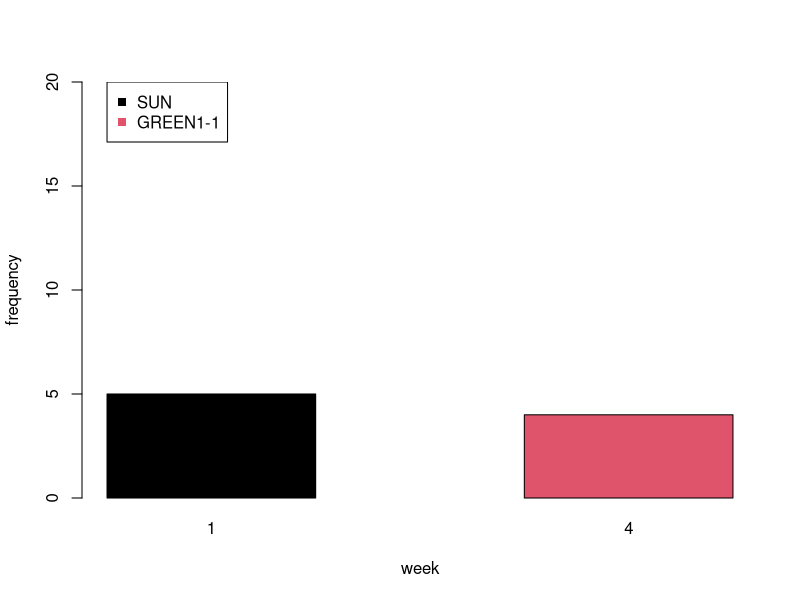

Reproduce this figure in R. (Note: this script raises an error after producing the figure.)
library(ggplot2)
library(lme4)
setwd("~/Documents/MPI/KangSukColours/ColourExperiment/analysis/")

d = read.csv("../data/processedData/variants_processed.csv", stringsAsFactors = F)


d$trial_value = as.character(d$trial_value)  # legacy compatibility
colourNumbers = c("1","5",'6',"7","14",'18','24')
colourNames = c("red",'brown','white','black','green','yellow','pink')
names(colourNames) = colourNumbers
colourNamesDark = c("red", 'orange','gray', 'black', 'dark green','gold', 'pink')


d = d[d$trial_value %in% colourNumbers,]

d$trialColourName = colourNames[as.character(d$trial_value)]
d$trialColourName = factor(d$trialColourName, levels = colourNames)




###########
sun = table(d[d$sign_value=="SUN",]$week)
yellow = table(d[d$sign_value=="GREEN1-1",]$week)

barplot(rbind(sun,yellow), beside=T, xlab='week', ylab='frequency', ylim=c(0,20),col=1:2)
legend(1,20,legend=c("SUN","GREEN1-1"), col=1:2, pch=15)

# pdf("../results/descriptive/graphs/IconicityByWeek.pdf")
# barplot(table(d$iconic,d$week), col=1:2, xlab='Week')
# legend(1.5,150,legend=c("Iconic","Not iconic"), col=2:1, pch=15)
# dev.off()

# w1 = table(d[d$week==1,]$iconic, d[d$week==1,]$trialColourName)
# w4 = table(d[d$week==4,]$iconic, d[d$week==4,]$trialColourName)
# 
# 
# pdf("../results/descriptive/graphs/IconicityByWeekByColour.pdf")
# barplot(cbind(w1,c(NA,NA),w4), col=1:2, las=2)
# abline(v=7.9)
# axis(1,line=2.5,at=c(4,12), labels=c("Week 1","Week 3"), tick=F, lwd=0)
# legend(1.5,150,legend=c("Iconic","Not iconic"), col=2:1, pch=15)
# dev.off()


library(gplots)
pdf("../results/descriptive/graphs/LengthByWeek_YELLOW.pdf")
plotmeans(d[d$sign_value=="YELLOW",]$sign_length~d[d$sign_value=="YELLOW",]$week, xlab='Week', ylab="Length (ms)", main='Length of the sign YELLOW')
dev.off()

pdf("../results/descriptive/graphs/LengthByWeek.pdf")
plotmeans(d$sign_length~d$week, xlab='', ylab="Length (ms)", main='Length of signs', legends = c("Week 1","Week 3"))
dev.off()

# pdf("../results/descriptive/graphs/IconicByWeekByPart.pdf", width=8, height=5)
# partIconic = table(d$iconic,d$speakerName,d$week)
# cbind(partIconic[,,1],partIconic[,,2])
# barplot(cbind(partIconic[,,1],partIconic[,,2]), col=1:2)
# abline(v=4.9)
# text(c(2.5,7.5),c(65,65), c("Week 1", "week 3"))
# legend(5,50, c("Iconic","Non-iconic"), col=2:1, pch=15)
# dev.off()


inventedBy = tapply(d$sign_value,d$inventedBy, function(X){length(unique(X))})
pdf("../results/descriptive/graphs/NumVarByFreq.pdf")
plot(
    as.vector(inventedBy), 
    as.vector(table(d$inventedBy)), 
    xlab='Number of variants innovated', ylab="Frequency of variants", col=1, ylim=c(75,130))
text(as.vector(inventedBy), as.vector(table(d$inventedBy)), names((inventedBy)),pos=3)
dev.off()

freqWithinVarByInventor = tapply(variants$freq_week_4, variants$inventedBy, mean)

pdf("../results/descriptive/graphs/NumVarByFreq.pdf")
plot(
  as.vector(inventedBy), 
  as.vector(freqWithinVarByInventor), 
  xlab='Number of variants innovated', ylab="Mean fitness of variants", col=1, ylim=c(0,0.15))
text(as.vector(inventedBy), as.vector(freqWithinVarByInventor), names((inventedBy)),pos=3)
dev.off()

# number of variants adopted
adopted = sapply(sort(unique(d$speakerName)), function(X){
  x = d[d$speakerName==X,]$inventedBy
  x2 = tapply(d[d$speakerName==X,]$sign_value, d[d$speakerName==X,]$inventedBy, function(z){length(unique(z))})
  sum(x2[names(x2)!=X])
})
pdf("../results/descriptive/graphs/AdoptedVsInvented.pdf",
    width = 4, height=4)
plot(inventedBy,adopted, ylim=c(10,35), xlim=c(10,35), xlab="Number of variants invented", ylab="Number of variants adopted")
abline(0,1, col='gray')
text(inventedBy,adopted,names(inventedBy), pos=3)
dev.off()

pdf("../results/descriptive/graphs/NumVariants.pdf", width=8, height=5)
cols = rainbow(2)
barplot(matrix(tapply(d$sign_value, paste(d$speakerName,d$week), function(X){length(unique(X))}), nrow=2), beside = T, names.arg = sort(unique(d$speakerName)), col=cols, main='Number of variants used')
legend(9,80,c("Week 1","week 3"), col=cols, pch=15)
dev.off()

week1L = tapply(d[d$director==d$speaker & d$week==1,]$sign_length, d[d$director==d$speaker & d$week==1,]$trialColourName, mean,na.rm=T)
week4L = tapply(d[d$director==d$speaker & d$week==4,]$sign_length, d[d$director==d$speaker & d$week==4,]$trialColourName, mean,na.rm=T)


pdf("../results/descriptive/graphs/LengthOfSignsByColour.pdf")
plot(c(0.5,2.5),range(c(week1L,week4L),na.rm=T), type='n', ylab='Sign length (ms)', xlab='Week', xaxt="n")
axis(1,at=1:2, c("Week 1", "week 3"))
points(rep(1,length(week1L)), week1L, col=colourNamesDark, pch=16)
points(rep(2,length(week4L)), week4L, col=colourNamesDark, pch=16)
for(i in 1:length(week1L)){
  lines(c(1,2),c(week1L[i],week4L[i]), col=colourNamesDark[i])
}
dev.off()

for(i in 1:length(colourNames)){
 plotmeans(sign_length~week, data = d[d$director==d$speaker & d$trialColourName==colourNames[i], ], add=i!=1, col=colourNamesDark[i])
}

week1L.trial = tapply(d[d$director==d$speaker & d$week==1,]$trial_length, d[d$director==d$speaker & d$week==1,]$trialColourName, mean)
week4L.trial = tapply(d[d$director==d$speaker & d$week==4,]$trial_length, d[d$director==d$speaker & d$week==4,]$trialColourName, mean)

barplot(rbind(week1L.trial, week4L.trial),beside = T, col=rep(colourNames,each=2), ylab='Trial length')



myData <- aggregate(d[d$director==d$speaker,]$trial_length,
  by = list(colour = d[d$director==d$speaker,]$trialColourName, d[d$director==d$speaker,]$week),
  FUN = function(x) c(mean = mean(x), sd = sd(x),
  n = length(x)))

myData <- do.call(data.frame, myData)
myData$se <- myData$x.sd / sqrt(myData$x.n)
colnames(myData) = c('Colour','Week','mean','sd','n','se')

dodge <- position_dodge(width = 0.9)
limits <- aes(ymax = myData$mean + myData$se, ymin = myData$mean - myData$se)


p <- ggplot(data = myData, aes(x = Colour, y = mean, group = Week))

pdf("../results/descriptive/graphs/LengthOfTrialsByColourAndWeek_gg.pdf",width=3.5, height=3.5)
p + geom_bar(stat = "identity", position = 'dodge', fill=rep(colourNames,each=2)) +
  geom_errorbar(limits, position = dodge, width = 0.25) +
  theme(axis.text.x=element_text(), axis.ticks.x=element_blank(),
        axis.title.x=element_blank(), plot.title=element_text("Trial Length")) + ylab("Trial length (ms)") +
    scale_colour_manual(values=colourNames)
dev.off()

######
myData <- aggregate(d[d$director==d$speaker,]$sign_length,
                    by = list(colour = d[d$director==d$speaker,]$trialColourName, d[d$director==d$speaker,]$week),
                    FUN = function(x) c(mean = mean(x), sd = sd(x),
                                        n = length(x)))

myData <- do.call(data.frame, myData)
myData$se <- myData$x.sd / sqrt(myData$x.n)
colnames(myData) = c('Colour','Week','mean','sd','n','se')

dodge <- position_dodge(width = 0.9)
limits <- aes(ymax = myData$mean + myData$se, ymin = myData$mean - myData$se)


p <- ggplot(data = myData, aes(x = Colour, y = mean, group = Week))

pdf("../results/descriptive/graphs/LengthOfSignsByColourAndWeek_gg.pdf",width=3.5, height=3.5)
p + geom_bar(stat = "identity", position = 'dodge', fill=rep(colourNames,each=2)) +
  geom_errorbar(limits, position = dodge, width = 0.25) +
  theme(axis.text.x=element_text(), axis.ticks.x=element_blank(),
        axis.title.x=element_blank(), plot.title=element_text("Sign Length")) + ylab("Sign length (ms)") +
  scale_colour_manual(values=colourNames)
dev.off()

####

myDataS <- aggregate(d[d$director==d$speaker,]$sign_length,
                    by = list(d[d$director==d$speaker,]$week,d[d$director==d$speaker,]$session),
                    FUN = function(x) c(mean = mean(x), sd = sd(x),
                                        n = length(x)))

myDataS <- do.call(data.frame, myDataS)
myDataS$se <- myDataS$x.sd / sqrt(myDataS$x.n)
colnames(myDataS) = c('Week','Session','mean','sd','n','se')

myDataS$Week = factor(myDataS$Week,labels =c("Week 1","Week 3"))
myDataS$Session = as.factor(myDataS$Session)

dodge <- position_dodge(width = 0.6)
limits <- aes(ymax = myDataS$mean + myDataS$se, ymin = myDataS$mean - myDataS$se)


p <- ggplot(data = myDataS, aes(x = Week, y = mean,group=Session))

pdf("../results/descriptive/graphs/LengthOfSignsByColourAndSession_gg.pdf",width=3.5, height=3.5)
p + geom_bar(stat = "identity", position = dodge, width = 0.5) +
  geom_errorbar(limits, position = dodge, width = 0.25) +
  theme(axis.text.x=element_text(), axis.ticks.x=element_blank(),
        axis.title.x=element_blank(), plot.title=element_text("Sign Length")) + ylab("Sign length (ms)") +
  scale_colour_manual(values=colourNames) +
  annotate("text", x = 0.8, y = 500, label = "Round 1",angle = 90,color="white",size=5) +
  annotate("text", x = 1, y = 500, label = "Round 2",angle = 90,color="white",size=5)+
  annotate("text", x = 1.2, y = 500, label = "Round 3",angle = 90,color="white",size=5) +
  annotate("text", x = 1.8, y = 500, label = "Round 1",angle = 90,color="white",size=5) +
  annotate("text", x = 2, y = 500, label = "Round 2",angle = 90,color="white",size=5)+
  annotate("text", x = 2.2, y = 500, label = "Round 3",angle = 90,color="white",size=5)
dev.off()

####


####

myDataS <- aggregate(d[d$director==d$speaker,]$trial_length,
                     by = list(d[d$director==d$speaker,]$week,d[d$director==d$speaker,]$session),
                     FUN = function(x) c(mean = mean(x), sd = sd(x),
                                         n = length(x)))

myDataS <- do.call(data.frame, myDataS)
myDataS$se <- myDataS$x.sd / sqrt(myDataS$x.n)
colnames(myDataS) = c('Week','Session','mean','sd','n','se')

myDataS$Week = factor(myDataS$Week,labels =c("Week 1","Week 3"))
myDataS$Session = as.factor(myDataS$Session)

dodge <- position_dodge(width = 0.6)
limits <- aes(ymax = myDataS$mean + myDataS$se, ymin = myDataS$mean - myDataS$se)


p <- ggplot(data = myDataS, aes(x = Week, y = mean,group=Session))

pdf("../results/descriptive/graphs/LengthOfTrialByColourAndSession_gg.pdf",width=3.5, height=3.5)
p + geom_bar(stat = "identity", position = dodge, width = 0.5) +
  geom_errorbar(limits, position = dodge, width = 0.25) +
  theme(axis.text.x=element_text(), axis.ticks.x=element_blank(),
        axis.title.x=element_blank(), plot.title=element_text("Sign Length")) + ylab("Trial length (ms)") +
  scale_colour_manual(values=colourNames) +
  annotate("text", x = 0.8, y = 5000, label = "Round 1",angle = 90,color="white",size=3) +
  annotate("text", x = 1, y = 5000, label = "Round 2",angle = 90,color="white",size=3)+
  annotate("text", x = 1.2, y = 5000, label = "Round 3",angle = 90,color="white",size=3) +
  annotate("text", x = 1.8, y = 10700, label = "Round 1",angle = 90,color="black",size=3) +
  annotate("text", x = 2, y = 10700, label = "Round 2",angle = 90,color="black",size=3)+
  annotate("text", x = 2.2, y = 10700, label = "Round 3",angle = 90,color="black",size=3)
dev.off()

####

week1L.trial.label = week1L.trial
week1L.trial.label['black'] = 7000
week1L.trial.label['green'] = 4000

pdf("../results/descriptive/graphs/LengthOfTrialsByColour.pdf", width=4, height=5)
plot(c(0.5,2.5),range(c(week1L.trial,week4L.trial)), type='n', ylab='Trial length (ms)', xlab='Week', xaxt="n")
axis(1,at=1:2, c("Week 1", "Week 3"))
for(i in 1:length(week1L)){
  lines(c(1,2),c(week1L.trial[i],week4L.trial[i]), col=colourNamesDark[i])
}
points(rep(1,length(week1L.trial)), week1L.trial, col=colourNamesDark, pch=16)
points(rep(2,length(week4L.trial)), week4L.trial, col=colourNamesDark, pch=16)
text(0.9,week1L.trial.label,names(week1L.trial.label),adj = 1)
dev.off()

plotmeans(sign_length~trialColourName,  d[d$director==d$speaker & d$week==1,], connect = F, col = colourNames, pch=16, barcol = 1,xlab='Colour', ylab='Sign length (ms)')
plotmeans(sign_length~trialColourName,  d[d$director==d$speaker & d$week==4,], connect = F, col = colourNames, pch=16, barcol = 1,xlab='Colour', ylab='Sign length (ms)', add=T)


###########

variants = read.csv('../data/processedData/variants_summary.csv', stringsAsFactors = F)

d$BodyAnchor = variants[match(d$sign_value, variants$sign),]$BodyAnchor

w1 = table(d[d$week==1,]$Indexicality,d[d$week==1,]$trialColourName)
w1 = w1[,c("red",'black','white','brown','green','yellow','pink')]
w3 = table(d[d$week==4,]$Indexicality,d[d$week==4,]$trialColourName)
w3 = w3[,c("red",'black','white','brown','green','yellow','pink')]

xtab = cbind(w1,c(NA,NA,NA), w3)

pdf("../results/descriptive/graphs/BodyAnchoredByColourByWeek.pdf", width=6, height = 5)
barplot(xtab, col=3:5, las=2)
legend(12,30,c('No','Yes',"Yes, Body Anchored"), col=3:5, pch=15)
axis(1,line=2.5,at=c(4,12), labels=c("Week 1","Week 3"), tick=F, lwd=0)
dev.off()





pdf("../results/descriptive/graphs/FreqWeek1_vs_FreqWeek2.pdf", width=5, height=5)
plot(variants$freq_week_1, jitter(variants$freq_week_4), pch=16, col=rgb(0,0,0,0.2), ylab='Frequency in week 3', xlab='Frequency in week 1')
dev.off()

pdf("../results/descriptive/graphs/FreqWeek1_vs_FreqWeek2.pdf", width=5, height=5)
plot(variants$freq_week_1, jitter(variants$freq_week_4), pch=16, col=variants$colourName, ylab='Frequency in week 3', xlab='Frequency in week 1')
dev.off()

week1 = tapply(d[d$trial_value %in% colourNumbers & d$week==1,]$sign_value, d[d$trial_value %in% colourNumbers & d$week==1,]$trial_value, function(X){length(unique(X,na.rm=T))})
week4 = tapply(d[d$trial_value %in% colourNumbers & d$week==4,]$sign_value, d[d$trial_value %in% colourNumbers & d$week==4,]$trial_value, function(X){length(unique(X,na.rm=T))})

xtab = cbind(week1,week4)

pdf("../results/descriptive/graphs/NumberOfVariantsByColourByWeek.pdf", width=8, height=5)
barplot(xtab,beside=T, col=colourNames[rownames(xtab)], main='Number of Variants',names.arg = c("Week 1", "Week 3"))
dev.off()

xtab = xtab[order(xtab[,1]),]
pdf("../results/descriptive/graphs/NumberOfVariantsByColourByWeek_SideBySide.pdf", width=8, height=5)
barplot(t(xtab),beside=T, col=rep(colourNames[rownames(xtab)],each=2), main='',names.arg = colourNames[rownames(xtab)])
barplot(t(xtab),beside=T, col=c(1,1,1,1,0,0,1,1,1,1,1,1,1,1), main='',add = T,density=rep(c(0,15),7),names.arg = rep("",7),yaxt='n',ylab="Number of variants",xlab="Stimuli colour")
legend(1,30,legend=c("Week 1","Week 3"),col = 'black',density = c(0,15),cex=1.5)
dev.off()

xtab2 = week1
xtab2 = sort(xtab2)

propBodyAnchor = tapply(d$Indexicality,d$trial_value,function(X){sum(X %in% c("Yes-body","Yes"),na.rm=T)/length(X)})
propBodyAnchor = propBodyAnchor[as.character(rownames(xtab2))]

pdf("../results/descriptive/graphs/NumberOfVariantsByColourByWeek_sorted.pdf", width=8, height=5)
barplot(xtab2,beside=T, col=colourNames[rownames(xtab2)], main='', names.arg = colourNames[rownames(xtab2)], ylim=c(0,45), ylab='Number of variants in week 1')
#text(seq(0.75,8,length.out=7),xtab2+2,
#     paste(round(propBodyAnchor*100),"%",sep=''))
dev.off()

pdf("../results/descriptive/graphs/NumberOfVariantsBy_by_Indexicality.pdf", width=4, height=5)
plot(xtab2, propBodyAnchor, pch=16, col=colourNames[rownames(xtab2)], xlab='Number of variants in week 1', ylab='Proportion of indexical variants', cex=2)
points(xtab2[1], propBodyAnchor[1], pch=1, col=1, cex=2)
points(xtab2[7], propBodyAnchor[7], pch=1, col=1, cex=2)
dev.off()


####
# Try marking

variants$check.any = variants$check >0

plotmeans(freq_week_4 ~
            paste(TryMarked>0,Teach>0),
          data = variants[!(!(variants$TryMarked>0) & (variants$Teach>0)),],
          legends = c("No Try Mark","Try Marking","Try Marking & Teaching"),
          xlab="", ylab='Fitness of variants')

plotmeans(variants$freq_week_4~
            paste(variants$colourName,variants$TryMarked>0),
          col = rep(colourNamesDark,each=2), pch=c(16,15))

plotmeans(variants$freq_week_4 ~ 
            paste(variants$colourName,variants$check.any),
          col = rep(colourNamesDark,each=2), pch=c(16,15))

### sign origin

plotmeans(freq_week_4~ origin, data=variants[variants$origin %in% c("ISL","JSL","NSL"),])

#######

library(party)

variants$iconic = as.factor(variants$iconic)
variants$inventedBy = as.factor(variants$inventedBy)
variants$indexical = as.factor(variants$indexical)
variants$TeachT = as.factor(variants$Teach>0)
variants$TryMarkedT = as.factor(variants$TryMarked>0)
f = ctree(freq_week_4 ~ 
       #     freq_week_1 + 
        #    indexical + 
         #   TeachT +
            TryMarked,
          #  check + 
           # inventedBy + 
       #     factor(colourName), 
       data=variants, control=ctree_control(mincriterion = 0.1))
plot(f, terminal_panel=node_barplot)


d3 = d
d3$freq_week_4[is.na(d3$freq_week_4)] = 0
d3$freq_week4[is.na(d3$freq_week4)] = 0

d3 = d3[d3$freq_week4>0,]

for(i in c('Indexicality','speakerName')){
  d3[,i] = as.factor(d3[,i])
}

f2 = ctree(freq_week4 ~ 
             Indexicality + 
             T0Check + 
             speakerName + 
             Teach + 
             TryMarked, 
           data=d3, 
           control=ctree_control(mincriterion = 0.75))
plot(f2, inner_panel=node_inner(f2,id=F),terminal_panel=node_barplot)






###
dx = d[d$sign_length < 10000,]
plot(dx$freq_week_1_total,(dx$sign_length))
abline(lm((dx$sign_length)~dx$freq_week_1_total))

cor.test(dx$sign_length,dx$freq_week_4_total)
cor.test(dx$sign_length,dx$freq_week_1_total)

meanSL1 = tapply(d[d$week==1,]$sign_length,d[d$week==1,]$sign_value,mean)
meanSL4 = tapply(d[d$week==4,]$sign_length,d[d$week==4,]$sign_value,mean)

meanSL1 = meanSL1[names(meanSL1) %in% names(meanSL4)]
meanSL4 = meanSL4[names(meanSL4) %in% names(meanSL1)]

freqLength = data.frame(meanSL1=meanSL1,meanSL4=meanSL4,
           freq1 = d$freq_week_1_total[match(names(meanSL1),d$sign_value)],
           freq4 = d$freq_week_4_total[match(names(meanSL1),d$sign_value)])

freqLength$lenDiff = freqLength$meanSL4 -freqLength$meanSL1

plot(freqLength$lenDiff,freqLength$freq1)
